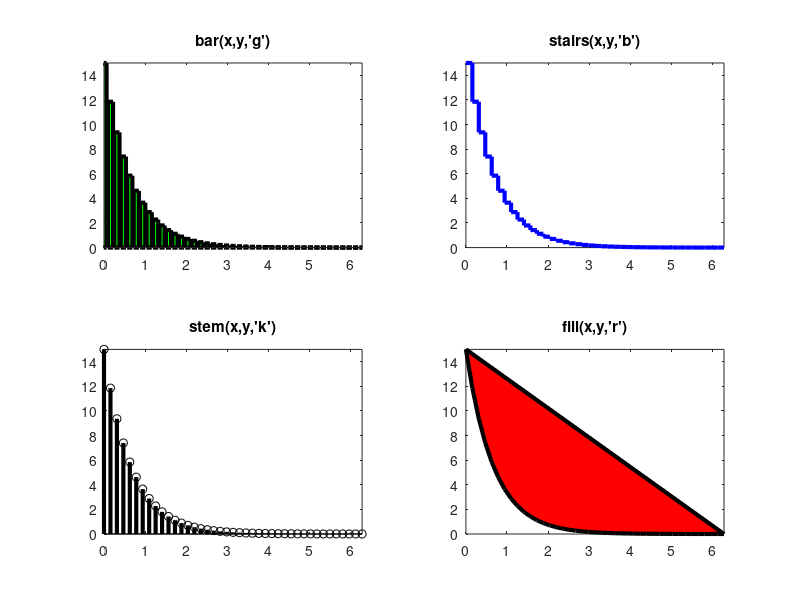

The MATLAB source for this figure:
x=0 : pi/20 : 2*pi; 
y=15 * exp(-1.5*x);
subplot(2,2,1);
bar(x,y,'g','LineWidth',3);
title('bar(x,y,''g'')'); 
axis([0, 2*pi,0,15]); 
subplot(2,2,2);
stairs(x,y,'b','LineWidth',3);
title('stairs(x,y,''b'')');
axis([0, 2*pi,0,15]);
subplot(2,2,3);
stem(x,y,'k','LineWidth',3);
title('stem(x,y,''k'')');
axis([0, 2*pi,0,15]);
subplot(2,2,4);fill(x,y,'r','LineWidth',3);
title('fill(x,y,''r'')');
axis([0,2*pi,0,15]);